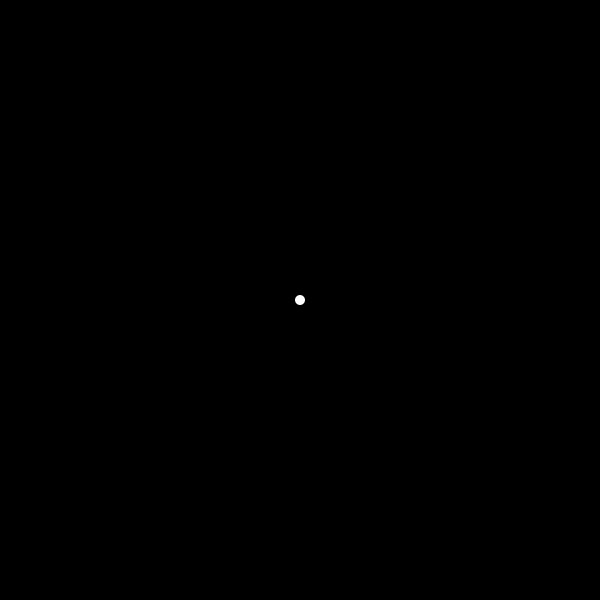
Frame 1 (no input)
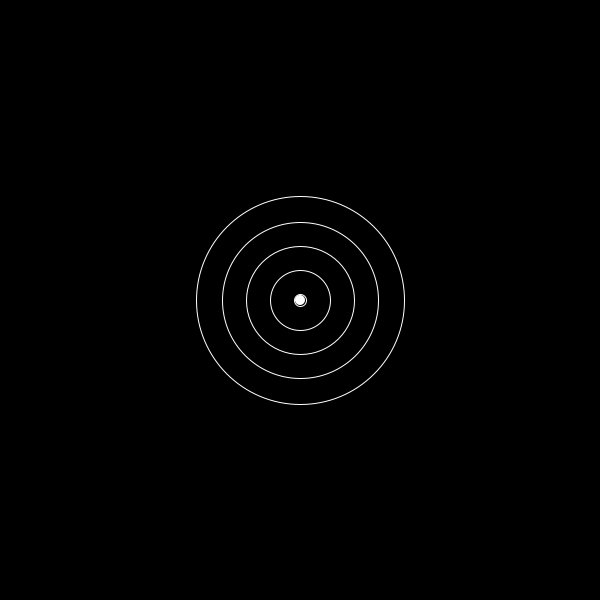
Frame 60 (the mouse pressed at the canvas centre just before this capture)
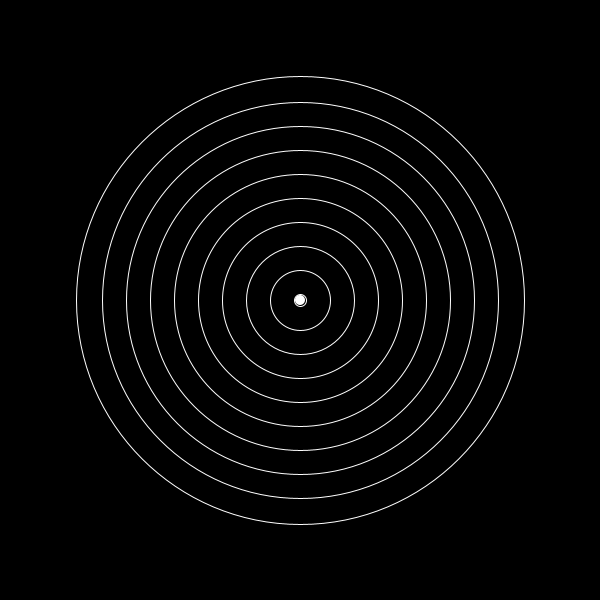
Frame 120 (the mouse held since frame 60 and released just before this capture)

The Processing sketch that drew these frames (run headless with seeded random() and noise(); from frame 60 on, the mouse is pressed at the canvas centre):

// Processing sketch: doppler
// ── doppler.pde
final float RADIUS_STEP = 2;
final int W = 600;
final int H = 600;

final int CAPACITY = 100;

SWave[] waves = new SWave[CAPACITY];

float xSrc = W / 2.0;
float ySrc = H / 2.0;

float movementStep = 5;

float frequency = 5;

int nextWave = 0;
int lastWaveTime = 0;
boolean upKey;
boolean downKey;
boolean leftKey;
boolean rightKey;


class SWave {

  float xCenter;
  float yCenter;
  float radius;
  boolean active;

  SWave() {
    active = false;
  }

  void start(float cx, float cy) {
      xCenter = cx;
      yCenter = cy;
      radius = 0;
      active = true;
  }
  
  void update() {
      if (!active) return;
  
      radius += RADIUS_STEP;
  
      float maxXDistance = max(xCenter, width - xCenter);
      float maxYDistance = max(yCenter, height - yCenter);
      float maxDistance = sqrt(maxXDistance * maxXDistance + maxYDistance * maxYDistance);
  
      if (radius > maxDistance) active = false;
  }
  
  void show() {
      if (!active) return;
  
      noFill();
      stroke(255);
  
      circle(xCenter, yCenter, radius * 2);
    }
}

void setup() {
    size(600, 600);
    for (int i = 0; i < waves.length; i++) {
        waves[i] = new SWave();
    }
}


void draw() {
    background(0);
    drawSource();
    generateWave();
    updateSource();
    for (int i = 0; i < waves.length; i++) {
        waves[i].update();
        waves[i].show();
    }
}


void drawSource() {
    fill(255);
    noStroke();
    circle(xSrc, ySrc, 10);
}


void generateWave() {
    float interval = 1000.0 / frequency;

    if (millis() - lastWaveTime >= interval) {
        waves[nextWave].start(xSrc, ySrc);

        nextWave = (nextWave + 1) % CAPACITY;
        lastWaveTime = millis();
    }
}


void keyPressed() {
  switch(keyCode) {
  case UP:
      upKey = true;
      break;
  case DOWN:
      downKey = true;
      break;
  case LEFT:
      leftKey = true;
      break;
  case RIGHT:
      rightKey = true;
      break;
  }
}

void keyReleased() {
    switch(keyCode) {
    case UP:
        upKey = false;
        break;
    case DOWN:
        downKey = false;
        break;
    case LEFT:
        leftKey = false;
        break;
    case RIGHT:
        rightKey = false;
        break;
    }
}

void updateSource() {
    float dx = 0;
    float dy = 0;

    if (upKey)    dy -= 1;
    if (downKey)  dy += 1;
    if (leftKey)  dx -= 1;
    if (rightKey) dx += 1;

    float length = sqrt(dx * dx + dy * dy);
    if (length > 0) {
        dx /= length;
        dy /= length;

        float currVel = min(RADIUS_STEP, movementStep);
        xSrc += dx * currVel;
        ySrc += dy * currVel;
    }

}
